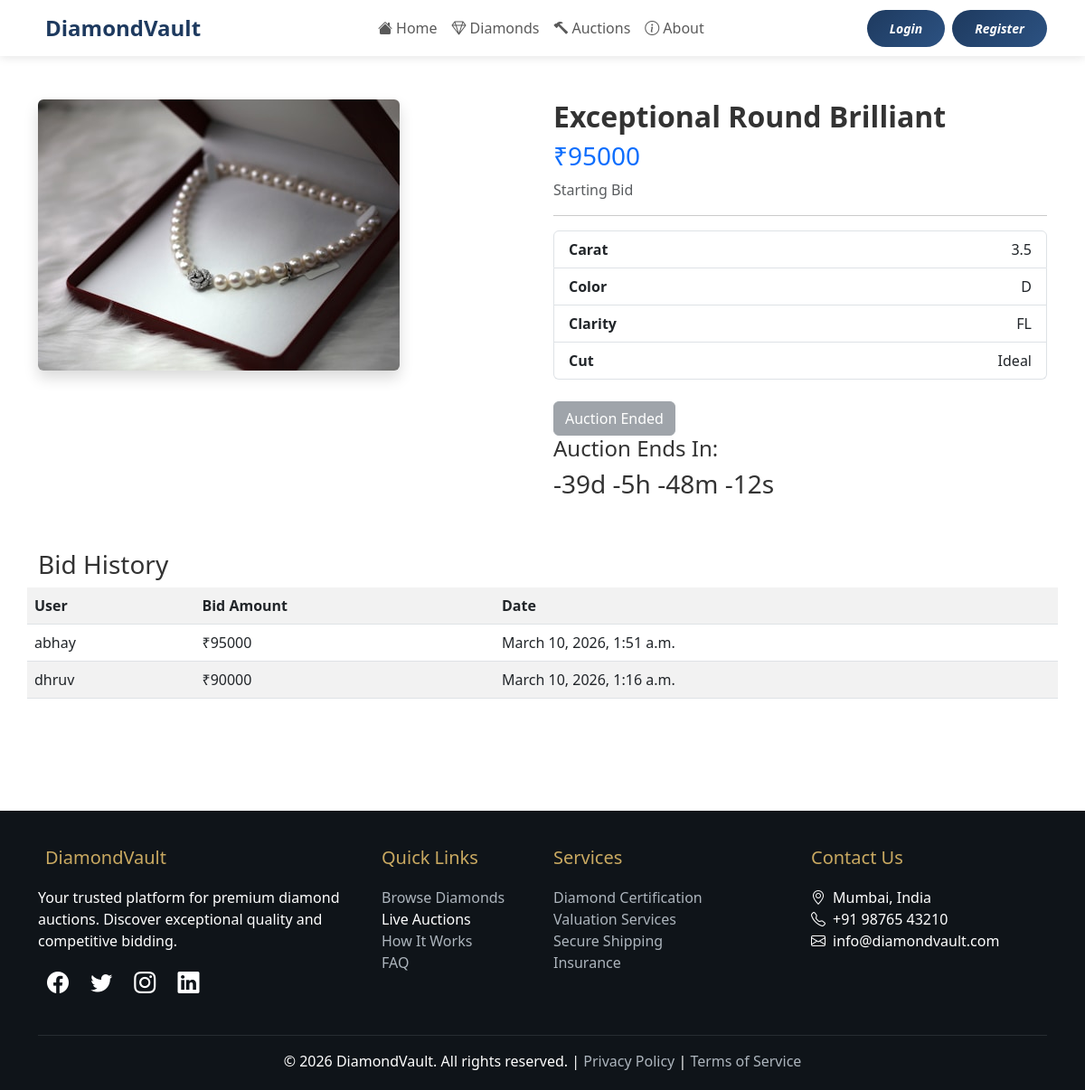
/diamonds/7/, run on the app's committed database.
### auction/models.py (models this page shows, shortened)
class Diamond(models.Model):
    AUCTION_STATUS_CHOICES = [
        ('active', 'Active'),
        ('ended', 'Ended'),
        ('winner_declared', 'Winner Declared'),
        ('payment_pending', 'Payment Pending'),
        ('completed', 'Completed'),
        ('cancelled', 'Cancelled'),
    ]
    name = models.CharField(max_length=200)
    image = models.ImageField(upload_to='diamonds/')
    carat = models.FloatField()
    color = models.CharField(max_length=10)
    clarity = models.CharField(max_length=20)
    cut = models.CharField(max_length=20)
    price = models.IntegerField()
    def auction_default():
        return timezone.now() + timedelta(days=30)
    auction_end = models.DateTimeField(default=auction_default)
    auction_status = models.CharField(
        max_length=20,
        choices=AUCTION_STATUS_CHOICES,
        default='active',
        help_text="Current status of the auction"
    )
    winner = models.ForeignKey(
        User,
        on_delete=models.SET_NULL,
        null=True,
        blank=True,
        related_name='won_auctions',
        help_text="User who won this auction"
    )
    winning_bid = models.ForeignKey(
        'Bid',
        on_delete=models.SET_NULL,
        null=True,
        blank=True,
        related_name='winning_auctions',
        help_text="The winning bid for this auction"
    )
    winner_declared_at = models.DateTimeField(
        null=True,
        blank=True,
        help_text="When winner was declared"
    )
    payment_deadline = models.DateTimeField(
        null=True,
        blank=True,
        help_text="Payment deadline for winner"
    )
    updated_at = models.DateTimeField(
        auto_now=True,
        help_text="When this diamond was last updated"
    )
    class Meta:
        verbose_name = "Diamond"
        verbose_name_plural = "Diamonds"
        ordering = ['-updated_at']
        indexes = [
            models.Index(fields=['auction_status', 'auction_end']),
            models.Index(fields=['winner']),
            models.Index(fields=['auction_end']),
        ]
    def is_auction_active(self):
        return self.auction_status == 'active' and self.auction_end > timezone.now()

class Bid(models.Model):
    user = models.ForeignKey(User, on_delete=models.CASCADE)
    diamond = models.ForeignKey(Diamond, on_delete=models.CASCADE)
    amount = models.IntegerField()
    created_at = models.DateTimeField(auto_now_add=True)
    class Meta:
        verbose_name = "Bid"
        verbose_name_plural = "Bids"
        ordering = ['-amount', 'created_at']
        indexes = [
            models.Index(fields=['diamond', '-amount']),
            models.Index(fields=['user']),
        ]

### auction/views.py (the view)
# urls.py: path('diamonds/<int:diamond_id>/', views.diamond_detail, name='diamond_detail'),
def diamond_detail(request, diamond_id):
    diamond = get_object_or_404(Diamond, id=diamond_id)
    bids = Bid.objects.filter(diamond=diamond).order_by('-amount')[:10]
    context = {
        'diamond': diamond,
        'bids': bids,
        'is_winning_bid': False,  # Would check if current user has winning bid
        'now': timezone.now(),  # Add current time for template
    }
    return render(request, 'diamond_detail.html', context)

### templates/diamond_detail.html (shortened to what this page needs)
{% extends 'base.html' %}
{% block content %}
<div class="container py-5">
<div class="row">
<div class="col-md-6">
<img src="{{ diamond.image.url }}" class="img-fluid rounded shadow">
</div>
<div class="col-md-6">
<h2 class="fw-bold">{{ diamond.name }}</h2>
<h3 class="text-primary">₹{{ diamond.price }}</h3>
<p class="text-muted">Starting Bid</p>
<hr>
<ul class="list-group mb-4">
<li class="list-group-item d-flex justify-content-between">
<strong>Carat</strong>
<span>{{ diamond.carat }}</span>
</li>
<li class="list-group-item d-flex justify-content-between">
<strong>Color</strong>
<span>{{ diamond.color }}</span>
</li>
<li class="list-group-item d-flex justify-content-between">
<strong>Clarity</strong>
<span>{{ diamond.clarity }}</span>
</li>
<li class="list-group-item d-flex justify-content-between">
<strong>Cut</strong>
<span>{{ diamond.cut }}</span>
</li>
</ul>
{% if diamond.is_auction_active %}
<a href="{% url 'place_bid' diamond.id %}" class="btn btn-success">
Place Bid
</a>
{% else %}
<button class="btn btn-secondary" disabled>
Auction Ended
</button>
{% endif %}
<h4>Auction Ends In:</h4>
<h3 id="timer"></h3>
</div>
<h3 class="mt-5">Bid History</h3>
<table class="table table-striped">
<tr>
<th>User</th>
<th>Bid Amount</th>
<th>Date</th>
</tr>
{% for bid in bids %}
<tr>
<td>{{ bid.user.username }}</td>
<td>₹{{ bid.amount }}</td>
<td>{{ bid.created_at }}</td>
</tr>
{% empty %}
<tr>
<td colspan="3">No bids yet</td>
</tr>
{% endfor %}
</table>
</div>
</div>
{% endblock %}

### templates/base.html (style rules this page uses)
:root { --primary-color: #1e3a5f; --secondary-color: #c9a961; --accent-color: #ff6b6b; --dark-bg: #0f1419; --light-bg: #f8f9fa; }
body { font-family: 'Segoe UI', Tahoma, Geneva, Verdana, sans-serif; color: #333; }

### data on the page
Diamond: image (picture), name "Exceptional Round Brilliant", price "95000", carat "3.5", color "D", clarity "FL", cut "Ideal"
Bid: user.username "abhay", amount "95000", created_at "March 10, 2026, 1:51 a.m."
Bid: user.username "dhruv", amount "90000", created_at "March 10, 2026, 1:16 a.m."
